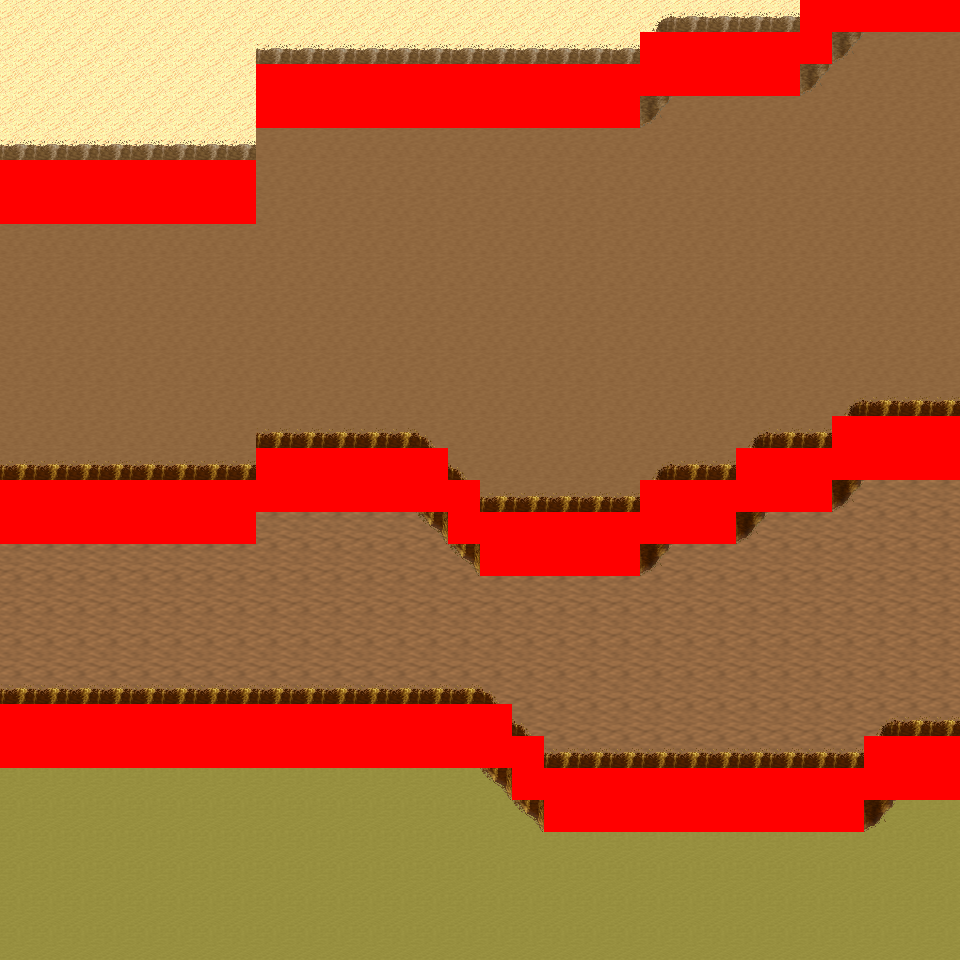

Rendered tile map (Tiled .tmx) drawn with the repository's tilesets; below, a short description and the map source with its tile grids summarised:
An orthogonal 30x30 tile map with 32x32 px tiles, 6 tile layers (Ground, Object, Object2, Above, ...), 8 tilesets and 6 objects (6x mapExit).

<map version="1.0" orientation="orthogonal" renderorder="right-down" width="30" height="30" tilewidth="32" tileheight="32" nextobjectid="7">
  <tileset firstgid="1" name="tileset_logic_collision" tilewidth="32" tileheight="32" tilecount="1" columns="1">
    <image source="../drawable/tileset_logic_collision.png" width="32" height="32" />
  </tileset>
  <tileset firstgid="2" name="tileset_ground_ground" tilewidth="32" tileheight="32" tilecount="33" columns="3">
    <image source="../drawable/tileset_ground_ground.png" width="96" height="352" />
  </tileset>
  <tileset firstgid="35" name="tileset_ground_ridge_earth_pale" tilewidth="32" tileheight="32" tilecount="96" columns="12">
    <image source="../drawable/tileset_ground_ridge_earth_pale.png" width="384" height="256" />
  </tileset>
  <tileset firstgid="131" name="tileset_ground_ridge_earth_dark" tilewidth="32" tileheight="32" tilecount="96" columns="12">
    <image source="../drawable/tileset_ground_ridge_earth_dark.png" width="384" height="256" />
  </tileset>
  <tileset firstgid="227" name="tileset_terrain_desert" tilewidth="32" tileheight="32" tilecount="88" columns="8">
    <image source="../drawable/tileset_terrain_desert.png" width="256" height="352" />
  </tileset>
  <tileset firstgid="315" name="tileset_plant_tree_tree_darkgreen" tilewidth="32" tileheight="32" tilecount="88" columns="8">
    <image source="../drawable/tileset_plant_tree_tree_darkgreen.png" width="256" height="352" />
  </tileset>
  <tileset firstgid="403" name="tileset_ground_sand_2" tilewidth="32" tileheight="32" tilecount="15" columns="5">
    <image source="../drawable/tileset_ground_sand_2.png" width="160" height="96" />
  </tileset>
  <tileset firstgid="418" name="tileset_plant_cactus_2" tilewidth="32" tileheight="32" tilecount="10" columns="5">
    <image source="../drawable/tileset_plant_cactus_2.png" width="160" height="64" />
  </tileset>
  <layer name="Ground" width="30" height="30">
    <data>[900 cells, 900 non-empty, 4 distinct tile ids]</data>
  </layer>
  <layer name="Object" width="30" height="30">
    <data>[900 cells, 272 non-empty, 18 distinct tile ids]</data>
  </layer>
  <layer name="Object2" width="30" height="30">
    <data>[900 cells, 0 non-empty, 0 distinct tile ids]</data>
  </layer>
  <layer name="Above" width="30" height="30">
    <data>[900 cells, 0 non-empty, 0 distinct tile ids]</data>
  </layer>
  <layer name="Above2" width="30" height="30">
    <data>[900 cells, 0 non-empty, 0 distinct tile ids]</data>
  </layer>
  <layer name="Walkable" width="30" height="30">
    <data>[900 cells, 176 non-empty, 1 distinct tile ids]</data>
  </layer>
  <objectgroup name="MapEvents">
    <object id="1" name="north" type="mapExit" x="0" y="0" width="800" height="32">
      <properties>
        <property name="map" value="level_0_x38_y146" />
        <property name="x" value="0" />
        <property name="y" value="28" />
      </properties>
    </object>
    <object id="2" name="south" type="mapExit" x="0" y="928" width="960" height="32">
      <properties>
        <property name="map" value="level_0_x38_y148" />
        <property name="x" value="0" />
        <property name="y" value="1" />
      </properties>
    </object>
    <object id="3" name="west" type="mapExit" x="0" y="0" width="32" height="160">
      <properties>
        <property name="map" value="level_0_x37_y147" />
        <property name="x" value="28" />
        <property name="y" value="0" />
      </properties>
    </object>
    <object id="4" name="west2" type="mapExit" x="0" y="224" width="32" height="256">
      <properties>
        <property name="map" value="level_0_x37_y147" />
        <property name="x" value="28" />
        <property name="y" value="7" />
      </properties>
    </object>
    <object id="5" name="west3" type="mapExit" x="0" y="544" width="32" height="160">
      <properties>
        <property name="map" value="level_0_x37_y147" />
        <property name="x" value="28" />
        <property name="y" value="17" />
      </properties>
    </object>
    <object id="6" name="west4" type="mapExit" x="0" y="768" width="32" height="192">
      <properties>
        <property name="map" value="level_0_x37_y147" />
        <property name="x" value="28" />
        <property name="y" value="24" />
      </properties>
    </object>
  </objectgroup>
</map>
